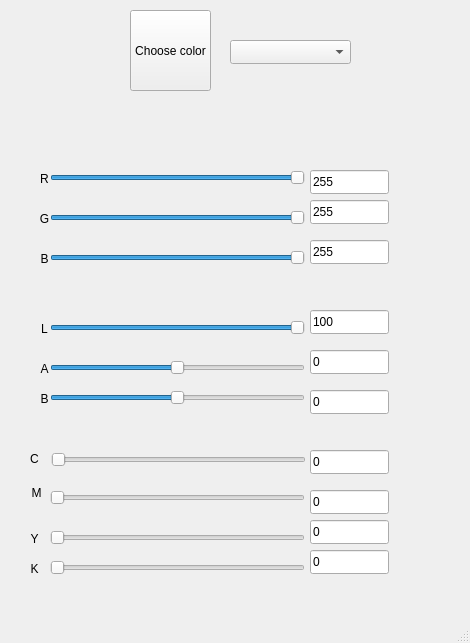
<?xml version="1.0" encoding="UTF-8"?>
<ui version="4.0">
 <class>MainWindow</class>
 <widget class="QMainWindow" name="MainWindow">
  <property name="geometry">
   <rect>
    <x>0</x>
    <y>0</y>
    <width>470</width>
    <height>643</height>
   </rect>
  </property>
  <property name="sizePolicy">
   <sizepolicy hsizetype="Minimum" vsizetype="Fixed">
    <horstretch>50</horstretch>
    <verstretch>50</verstretch>
   </sizepolicy>
  </property>
  <property name="minimumSize">
   <size>
    <width>470</width>
    <height>0</height>
   </size>
  </property>
  <property name="maximumSize">
   <size>
    <width>470</width>
    <height>1000</height>
   </size>
  </property>
  <property name="windowTitle">
   <string>MainWindow</string>
  </property>
  <widget class="QWidget" name="centralwidget">
   <widget class="QPushButton" name="pushButton">
    <property name="geometry">
     <rect>
      <x>130</x>
      <y>10</y>
      <width>81</width>
      <height>81</height>
     </rect>
    </property>
    <property name="sizePolicy">
     <sizepolicy hsizetype="Fixed" vsizetype="Fixed">
      <horstretch>50</horstretch>
      <verstretch>50</verstretch>
     </sizepolicy>
    </property>
    <property name="text">
     <string>Choose color</string>
    </property>
   </widget>
   <widget class="QComboBox" name="comboBox">
    <property name="geometry">
     <rect>
      <x>230</x>
      <y>40</y>
      <width>121</width>
      <height>24</height>
     </rect>
    </property>
   </widget>
   <widget class="QSlider" name="horizontalSlider_1">
    <property name="geometry">
     <rect>
      <x>50</x>
      <y>170</y>
      <width>255</width>
      <height>15</height>
     </rect>
    </property>
    <property name="maximum">
     <number>255</number>
    </property>
    <property name="value">
     <number>255</number>
    </property>
    <property name="sliderPosition">
     <number>255</number>
    </property>
    <property name="orientation">
     <enum>Qt::Horizontal</enum>
    </property>
   </widget>
   <widget class="QSlider" name="horizontalSlider_2">
    <property name="geometry">
     <rect>
      <x>50</x>
      <y>210</y>
      <width>255</width>
      <height>15</height>
     </rect>
    </property>
    <property name="maximum">
     <number>255</number>
    </property>
    <property name="value">
     <number>255</number>
    </property>
    <property name="orientation">
     <enum>Qt::Horizontal</enum>
    </property>
   </widget>
   <widget class="QSlider" name="horizontalSlider_3">
    <property name="geometry">
     <rect>
      <x>50</x>
      <y>250</y>
      <width>255</width>
      <height>15</height>
     </rect>
    </property>
    <property name="maximum">
     <number>255</number>
    </property>
    <property name="value">
     <number>255</number>
    </property>
    <property name="orientation">
     <enum>Qt::Horizontal</enum>
    </property>
   </widget>
   <widget class="QLabel" name="label_2">
    <property name="geometry">
     <rect>
      <x>40</x>
      <y>200</y>
      <width>9</width>
      <height>38</height>
     </rect>
    </property>
    <property name="text">
     <string>G</string>
    </property>
    <property name="alignment">
     <set>Qt::AlignCenter</set>
    </property>
   </widget>
   <widget class="QLabel" name="label">
    <property name="geometry">
     <rect>
      <x>40</x>
      <y>160</y>
      <width>9</width>
      <height>38</height>
     </rect>
    </property>
    <property name="text">
     <string>R</string>
    </property>
    <property name="alignment">
     <set>Qt::AlignCenter</set>
    </property>
   </widget>
   <widget class="QLabel" name="label_3">
    <property name="geometry">
     <rect>
      <x>40</x>
      <y>240</y>
      <width>9</width>
      <height>38</height>
     </rect>
    </property>
    <property name="text">
     <string>B</string>
    </property>
    <property name="alignment">
     <set>Qt::AlignCenter</set>
    </property>
   </widget>
   <widget class="QLineEdit" name="lineEdit_1">
    <property name="geometry">
     <rect>
      <x>310</x>
      <y>170</y>
      <width>79</width>
      <height>24</height>
     </rect>
    </property>
    <property name="text">
     <string>255</string>
    </property>
   </widget>
   <widget class="QLineEdit" name="lineEdit_3">
    <property name="geometry">
     <rect>
      <x>310</x>
      <y>240</y>
      <width>79</width>
      <height>24</height>
     </rect>
    </property>
    <property name="text">
     <string>255</string>
    </property>
   </widget>
   <widget class="QLineEdit" name="lineEdit_2">
    <property name="geometry">
     <rect>
      <x>310</x>
      <y>200</y>
      <width>79</width>
      <height>24</height>
     </rect>
    </property>
    <property name="text">
     <string>255</string>
    </property>
   </widget>
   <widget class="QLabel" name="label_7">
    <property name="geometry">
     <rect>
      <x>30</x>
      <y>440</y>
      <width>9</width>
      <height>38</height>
     </rect>
    </property>
    <property name="text">
     <string>C</string>
    </property>
    <property name="alignment">
     <set>Qt::AlignCenter</set>
    </property>
   </widget>
   <widget class="QLabel" name="label_8">
    <property name="geometry">
     <rect>
      <x>32</x>
      <y>474</y>
      <width>9</width>
      <height>38</height>
     </rect>
    </property>
    <property name="text">
     <string>M</string>
    </property>
    <property name="alignment">
     <set>Qt::AlignCenter</set>
    </property>
   </widget>
   <widget class="QLabel" name="label_9">
    <property name="geometry">
     <rect>
      <x>30</x>
      <y>520</y>
      <width>9</width>
      <height>38</height>
     </rect>
    </property>
    <property name="text">
     <string>Y</string>
    </property>
    <property name="alignment">
     <set>Qt::AlignCenter</set>
    </property>
   </widget>
   <widget class="QLabel" name="label_10">
    <property name="geometry">
     <rect>
      <x>30</x>
      <y>550</y>
      <width>9</width>
      <height>38</height>
     </rect>
    </property>
    <property name="text">
     <string>K</string>
    </property>
    <property name="alignment">
     <set>Qt::AlignCenter</set>
    </property>
   </widget>
   <widget class="QLabel" name="label_4">
    <property name="geometry">
     <rect>
      <x>40</x>
      <y>310</y>
      <width>9</width>
      <height>38</height>
     </rect>
    </property>
    <property name="text">
     <string>L</string>
    </property>
    <property name="alignment">
     <set>Qt::AlignCenter</set>
    </property>
   </widget>
   <widget class="QLabel" name="label_5">
    <property name="geometry">
     <rect>
      <x>40</x>
      <y>350</y>
      <width>9</width>
      <height>38</height>
     </rect>
    </property>
    <property name="text">
     <string>A</string>
    </property>
    <property name="alignment">
     <set>Qt::AlignCenter</set>
    </property>
   </widget>
   <widget class="QLabel" name="label_6">
    <property name="geometry">
     <rect>
      <x>40</x>
      <y>380</y>
      <width>9</width>
      <height>38</height>
     </rect>
    </property>
    <property name="text">
     <string>B</string>
    </property>
    <property name="alignment">
     <set>Qt::AlignCenter</set>
    </property>
   </widget>
   <widget class="QSlider" name="horizontalSlider_4">
    <property name="geometry">
     <rect>
      <x>50</x>
      <y>320</y>
      <width>255</width>
      <height>15</height>
     </rect>
    </property>
    <property name="maximum">
     <number>100</number>
    </property>
    <property name="value">
     <number>100</number>
    </property>
    <property name="orientation">
     <enum>Qt::Horizontal</enum>
    </property>
   </widget>
   <widget class="QSlider" name="horizontalSlider_6">
    <property name="geometry">
     <rect>
      <x>50</x>
      <y>390</y>
      <width>255</width>
      <height>15</height>
     </rect>
    </property>
    <property name="minimum">
     <number>-128</number>
    </property>
    <property name="maximum">
     <number>128</number>
    </property>
    <property name="orientation">
     <enum>Qt::Horizontal</enum>
    </property>
   </widget>
   <widget class="QSlider" name="horizontalSlider_5">
    <property name="geometry">
     <rect>
      <x>50</x>
      <y>360</y>
      <width>255</width>
      <height>15</height>
     </rect>
    </property>
    <property name="minimum">
     <number>-128</number>
    </property>
    <property name="maximum">
     <number>128</number>
    </property>
    <property name="orientation">
     <enum>Qt::Horizontal</enum>
    </property>
   </widget>
   <widget class="QSlider" name="horizontalSlider_7">
    <property name="geometry">
     <rect>
      <x>51</x>
      <y>452</y>
      <width>255</width>
      <height>15</height>
     </rect>
    </property>
    <property name="maximum">
     <number>100</number>
    </property>
    <property name="orientation">
     <enum>Qt::Horizontal</enum>
    </property>
   </widget>
   <widget class="QSlider" name="horizontalSlider_8">
    <property name="geometry">
     <rect>
      <x>50</x>
      <y>490</y>
      <width>255</width>
      <height>15</height>
     </rect>
    </property>
    <property name="maximum">
     <number>100</number>
    </property>
    <property name="orientation">
     <enum>Qt::Horizontal</enum>
    </property>
   </widget>
   <widget class="QSlider" name="horizontalSlider_10">
    <property name="geometry">
     <rect>
      <x>50</x>
      <y>560</y>
      <width>255</width>
      <height>15</height>
     </rect>
    </property>
    <property name="maximum">
     <number>100</number>
    </property>
    <property name="orientation">
     <enum>Qt::Horizontal</enum>
    </property>
   </widget>
   <widget class="QSlider" name="horizontalSlider_9">
    <property name="geometry">
     <rect>
      <x>50</x>
      <y>530</y>
      <width>255</width>
      <height>15</height>
     </rect>
    </property>
    <property name="maximum">
     <number>100</number>
    </property>
    <property name="orientation">
     <enum>Qt::Horizontal</enum>
    </property>
   </widget>
   <widget class="QLineEdit" name="lineEdit_4">
    <property name="geometry">
     <rect>
      <x>310</x>
      <y>310</y>
      <width>79</width>
      <height>24</height>
     </rect>
    </property>
    <property name="text">
     <string>100</string>
    </property>
   </widget>
   <widget class="QLineEdit" name="lineEdit_5">
    <property name="geometry">
     <rect>
      <x>310</x>
      <y>350</y>
      <width>79</width>
      <height>24</height>
     </rect>
    </property>
    <property name="text">
     <string>0</string>
    </property>
   </widget>
   <widget class="QLineEdit" name="lineEdit_6">
    <property name="geometry">
     <rect>
      <x>310</x>
      <y>390</y>
      <width>79</width>
      <height>24</height>
     </rect>
    </property>
    <property name="text">
     <string>0</string>
    </property>
   </widget>
   <widget class="QLineEdit" name="lineEdit_7">
    <property name="geometry">
     <rect>
      <x>310</x>
      <y>450</y>
      <width>79</width>
      <height>24</height>
     </rect>
    </property>
    <property name="text">
     <string>0</string>
    </property>
   </widget>
   <widget class="QLineEdit" name="lineEdit_9">
    <property name="geometry">
     <rect>
      <x>310</x>
      <y>520</y>
      <width>79</width>
      <height>24</height>
     </rect>
    </property>
    <property name="text">
     <string>0</string>
    </property>
   </widget>
   <widget class="QLineEdit" name="lineEdit_8">
    <property name="geometry">
     <rect>
      <x>310</x>
      <y>490</y>
      <width>79</width>
      <height>24</height>
     </rect>
    </property>
    <property name="text">
     <string>0</string>
    </property>
   </widget>
   <widget class="QLineEdit" name="lineEdit_10">
    <property name="geometry">
     <rect>
      <x>310</x>
      <y>550</y>
      <width>79</width>
      <height>24</height>
     </rect>
    </property>
    <property name="text">
     <string>0</string>
    </property>
   </widget>
   <widget class="QLabel" name="label_16">
    <property name="geometry">
     <rect>
      <x>542</x>
      <y>346</y>
      <width>9</width>
      <height>38</height>
     </rect>
    </property>
    <property name="text">
     <string>V</string>
    </property>
    <property name="alignment">
     <set>Qt::AlignCenter</set>
    </property>
   </widget>
   <widget class="QLabel" name="label_15">
    <property name="geometry">
     <rect>
      <x>542</x>
      <y>324</y>
      <width>9</width>
      <height>38</height>
     </rect>
    </property>
    <property name="text">
     <string>S</string>
    </property>
    <property name="alignment">
     <set>Qt::AlignCenter</set>
    </property>
   </widget>
   <widget class="QLabel" name="label_14">
    <property name="geometry">
     <rect>
      <x>542</x>
      <y>302</y>
      <width>9</width>
      <height>38</height>
     </rect>
    </property>
    <property name="text">
     <string>H</string>
    </property>
    <property name="alignment">
     <set>Qt::AlignCenter</set>
    </property>
   </widget>
   <widget class="QSlider" name="horizontalSlider_16">
    <property name="geometry">
     <rect>
      <x>570</x>
      <y>370</y>
      <width>255</width>
      <height>15</height>
     </rect>
    </property>
    <property name="minimum">
     <number>-128</number>
    </property>
    <property name="maximum">
     <number>128</number>
    </property>
    <property name="value">
     <number>100</number>
    </property>
    <property name="orientation">
     <enum>Qt::Horizontal</enum>
    </property>
   </widget>
   <widget class="QSlider" name="horizontalSlider_15">
    <property name="geometry">
     <rect>
      <x>570</x>
      <y>340</y>
      <width>255</width>
      <height>15</height>
     </rect>
    </property>
    <property name="maximum">
     <number>100</number>
    </property>
    <property name="value">
     <number>0</number>
    </property>
    <property name="orientation">
     <enum>Qt::Horizontal</enum>
    </property>
   </widget>
   <widget class="QSlider" name="horizontalSlider_14">
    <property name="geometry">
     <rect>
      <x>570</x>
      <y>310</y>
      <width>255</width>
      <height>15</height>
     </rect>
    </property>
    <property name="maximum">
     <number>360</number>
    </property>
    <property name="value">
     <number>0</number>
    </property>
    <property name="sliderPosition">
     <number>0</number>
    </property>
    <property name="orientation">
     <enum>Qt::Horizontal</enum>
    </property>
   </widget>
   <widget class="QLabel" name="label_12">
    <property name="geometry">
     <rect>
      <x>542</x>
      <y>174</y>
      <width>9</width>
      <height>38</height>
     </rect>
    </property>
    <property name="text">
     <string>S</string>
    </property>
    <property name="alignment">
     <set>Qt::AlignCenter</set>
    </property>
   </widget>
   <widget class="QLabel" name="label_11">
    <property name="geometry">
     <rect>
      <x>542</x>
      <y>152</y>
      <width>9</width>
      <height>38</height>
     </rect>
    </property>
    <property name="text">
     <string>H</string>
    </property>
    <property name="alignment">
     <set>Qt::AlignCenter</set>
    </property>
   </widget>
   <widget class="QLabel" name="label_13">
    <property name="geometry">
     <rect>
      <x>542</x>
      <y>196</y>
      <width>9</width>
      <height>38</height>
     </rect>
    </property>
    <property name="text">
     <string>L</string>
    </property>
    <property name="alignment">
     <set>Qt::AlignCenter</set>
    </property>
   </widget>
   <widget class="QLineEdit" name="lineEdit_15">
    <property name="geometry">
     <rect>
      <x>830</x>
      <y>330</y>
      <width>79</width>
      <height>24</height>
     </rect>
    </property>
    <property name="text">
     <string>0</string>
    </property>
   </widget>
   <widget class="QLineEdit" name="lineEdit_16">
    <property name="geometry">
     <rect>
      <x>830</x>
      <y>360</y>
      <width>79</width>
      <height>24</height>
     </rect>
    </property>
    <property name="text">
     <string>100</string>
    </property>
   </widget>
   <widget class="QLineEdit" name="lineEdit_14">
    <property name="geometry">
     <rect>
      <x>830</x>
      <y>300</y>
      <width>79</width>
      <height>24</height>
     </rect>
    </property>
    <property name="text">
     <string>0</string>
    </property>
   </widget>
   <widget class="QLabel" name="label_17">
    <property name="geometry">
     <rect>
      <x>542</x>
      <y>452</y>
      <width>9</width>
      <height>38</height>
     </rect>
    </property>
    <property name="text">
     <string>X</string>
    </property>
    <property name="alignment">
     <set>Qt::AlignCenter</set>
    </property>
   </widget>
   <widget class="QLabel" name="label_19">
    <property name="geometry">
     <rect>
      <x>542</x>
      <y>496</y>
      <width>9</width>
      <height>38</height>
     </rect>
    </property>
    <property name="text">
     <string>Z</string>
    </property>
    <property name="alignment">
     <set>Qt::AlignCenter</set>
    </property>
   </widget>
   <widget class="QLabel" name="label_18">
    <property name="geometry">
     <rect>
      <x>542</x>
      <y>474</y>
      <width>9</width>
      <height>38</height>
     </rect>
    </property>
    <property name="text">
     <string>Y</string>
    </property>
    <property name="alignment">
     <set>Qt::AlignCenter</set>
    </property>
   </widget>
   <widget class="QSlider" name="horizontalSlider_17">
    <property name="geometry">
     <rect>
      <x>570</x>
      <y>440</y>
      <width>255</width>
      <height>15</height>
     </rect>
    </property>
    <property name="maximum">
     <number>109</number>
    </property>
    <property name="value">
     <number>0</number>
    </property>
    <property name="sliderPosition">
     <number>0</number>
    </property>
    <property name="orientation">
     <enum>Qt::Horizontal</enum>
    </property>
   </widget>
   <widget class="QSlider" name="horizontalSlider_18">
    <property name="geometry">
     <rect>
      <x>570</x>
      <y>470</y>
      <width>255</width>
      <height>15</height>
     </rect>
    </property>
    <property name="maximum">
     <number>109</number>
    </property>
    <property name="value">
     <number>0</number>
    </property>
    <property name="orientation">
     <enum>Qt::Horizontal</enum>
    </property>
   </widget>
   <widget class="QSlider" name="horizontalSlider_19">
    <property name="geometry">
     <rect>
      <x>570</x>
      <y>510</y>
      <width>255</width>
      <height>15</height>
     </rect>
    </property>
    <property name="maximum">
     <number>109</number>
    </property>
    <property name="value">
     <number>100</number>
    </property>
    <property name="orientation">
     <enum>Qt::Horizontal</enum>
    </property>
   </widget>
   <widget class="QSlider" name="horizontalSlider_11">
    <property name="geometry">
     <rect>
      <x>570</x>
      <y>160</y>
      <width>255</width>
      <height>15</height>
     </rect>
    </property>
    <property name="maximum">
     <number>360</number>
    </property>
    <property name="value">
     <number>100</number>
    </property>
    <property name="sliderPosition">
     <number>100</number>
    </property>
    <property name="orientation">
     <enum>Qt::Horizontal</enum>
    </property>
   </widget>
   <widget class="QSlider" name="horizontalSlider_13">
    <property name="geometry">
     <rect>
      <x>570</x>
      <y>220</y>
      <width>255</width>
      <height>15</height>
     </rect>
    </property>
    <property name="maximum">
     <number>100</number>
    </property>
    <property name="value">
     <number>0</number>
    </property>
    <property name="orientation">
     <enum>Qt::Horizontal</enum>
    </property>
   </widget>
   <widget class="QSlider" name="horizontalSlider_12">
    <property name="geometry">
     <rect>
      <x>570</x>
      <y>190</y>
      <width>255</width>
      <height>15</height>
     </rect>
    </property>
    <property name="maximum">
     <number>100</number>
    </property>
    <property name="value">
     <number>0</number>
    </property>
    <property name="orientation">
     <enum>Qt::Horizontal</enum>
    </property>
   </widget>
   <widget class="QLineEdit" name="lineEdit_11">
    <property name="geometry">
     <rect>
      <x>830</x>
      <y>150</y>
      <width>79</width>
      <height>24</height>
     </rect>
    </property>
    <property name="text">
     <string>100</string>
    </property>
   </widget>
   <widget class="QLineEdit" name="lineEdit_13">
    <property name="geometry">
     <rect>
      <x>830</x>
      <y>210</y>
      <width>79</width>
      <height>24</height>
     </rect>
    </property>
    <property name="text">
     <string>0</string>
    </property>
   </widget>
   <widget class="QLineEdit" name="lineEdit_12">
    <property name="geometry">
     <rect>
      <x>830</x>
      <y>180</y>
      <width>79</width>
      <height>24</height>
     </rect>
    </property>
    <property name="text">
     <string>0</string>
    </property>
   </widget>
   <widget class="QLineEdit" name="lineEdit_17">
    <property name="geometry">
     <rect>
      <x>830</x>
      <y>440</y>
      <width>79</width>
      <height>24</height>
     </rect>
    </property>
    <property name="text">
     <string>0</string>
    </property>
   </widget>
   <widget class="QLineEdit" name="lineEdit_18">
    <property name="geometry">
     <rect>
      <x>830</x>
      <y>470</y>
      <width>79</width>
      <height>24</height>
     </rect>
    </property>
    <property name="text">
     <string>0</string>
    </property>
   </widget>
   <widget class="QLineEdit" name="lineEdit_19">
    <property name="geometry">
     <rect>
      <x>830</x>
      <y>500</y>
      <width>79</width>
      <height>24</height>
     </rect>
    </property>
    <property name="text">
     <string>100</string>
    </property>
   </widget>
  </widget>
  <widget class="QMenuBar" name="menubar">
   <property name="geometry">
    <rect>
     <x>0</x>
     <y>0</y>
     <width>470</width>
     <height>21</height>
    </rect>
   </property>
  </widget>
  <widget class="QStatusBar" name="statusbar"/>
 </widget>
 <resources/>
 <connections/>
</ui>
